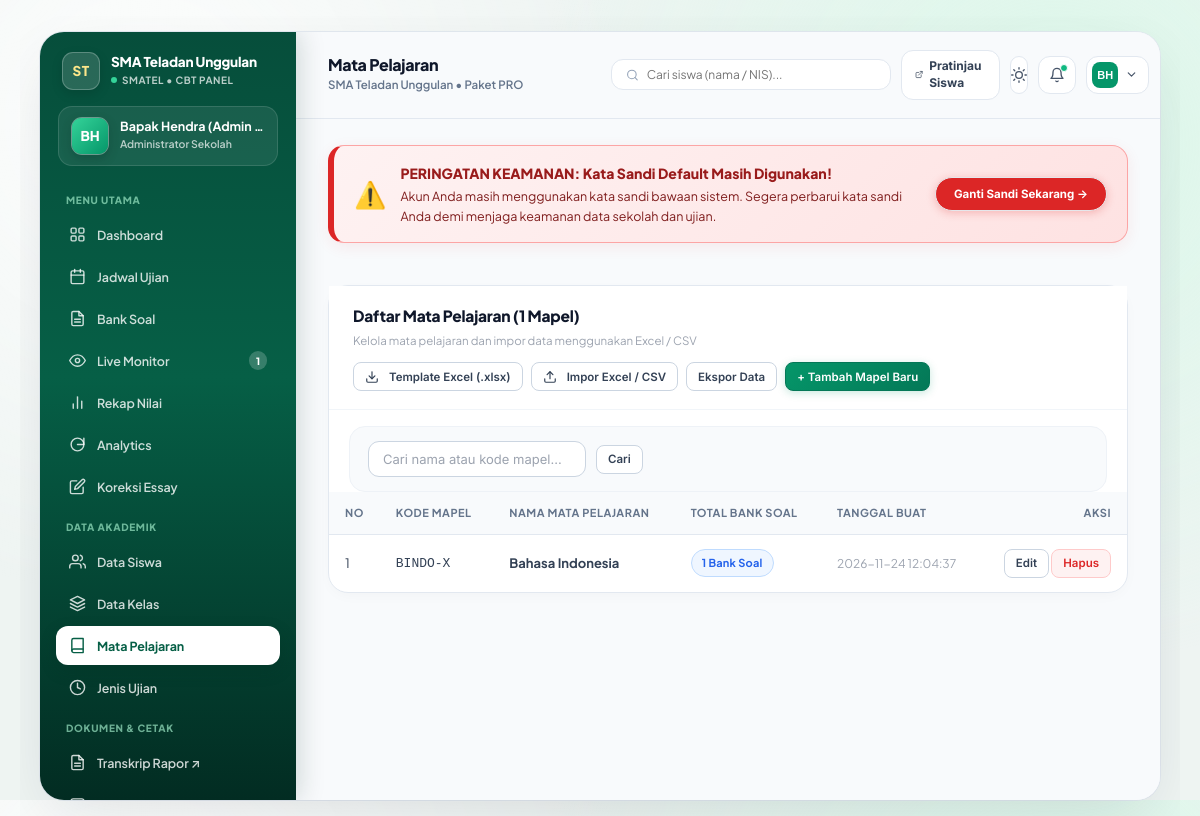
The app's page /admin/subjects.php (signed in) with its own data.
### tables this page shows
CREATE TABLE `tenants` (
    `id` INT AUTO_INCREMENT PRIMARY KEY,
    `code` VARCHAR(30) NOT NULL UNIQUE,
    `slug` VARCHAR(60) NOT NULL UNIQUE,
    `subdomain` VARCHAR(60) NULL,
    `name` VARCHAR(150) NOT NULL,
    `logo_url` VARCHAR(255) NULL,
    `logo` VARCHAR(500) NULL,
    `address` TEXT NULL,
    `phone` VARCHAR(30) NULL,
    `package` VARCHAR(50) NOT NULL DEFAULT 'pro',
    `student_quota` INT NOT NULL DEFAULT 500,
    `is_active` TINYINT(1) NOT NULL DEFAULT 1,
    `created_at` DATETIME NOT NULL DEFAULT CURRENT_TIMESTAMP
);

CREATE TABLE `subjects` (
    `id` INT AUTO_INCREMENT PRIMARY KEY,
    `tenant_id` INT NOT NULL,
    `code` VARCHAR(20) NULL,
    `name` VARCHAR(100) NOT NULL,
    `created_at` DATETIME NOT NULL DEFAULT CURRENT_TIMESTAMP,
    INDEX `idx_subjects_tenant` (`tenant_id`),
    CONSTRAINT `fk_subjects_tenant` FOREIGN KEY (`tenant_id`) REFERENCES `tenants` (`id`) ON DELETE CASCADE
);

### admin/subjects.php (the view, shortened to what the rows shown need)
<?php
$pageTitle = "Mata Pelajaran";
require_once __DIR__ . '/_bootstrap.php';
$countParams = ['tenant_id' => $tenantId];
$countSql = "SELECT COUNT(*) FROM subjects WHERE tenant_id = :tenant_id";
$totalSubjects = (int)Database::fetchColumn($countSql, $countParams);
$pg = Helper::paginate($totalSubjects, 15);
$listParams = ['tenant_id' => $tenantId];
$listSql = "SELECT s.*, COUNT(qb.id) as total_banks
     FROM subjects s
     LEFT JOIN question_banks qb ON qb.subject_id = s.id
     WHERE s.tenant_id = :tenant_id";
$listSql .= " GROUP BY s.id ORDER BY s.name ASC LIMIT " . (int)$pg['per_page'] . " OFFSET " . (int)$pg['offset'];
$subjects = Database::fetchAll($listSql, $listParams);
require_once __DIR__ . '/header.php';
?>
<div class="card">
    <div class="card-header" style="flex-wrap: wrap; gap: 12px;">
        <div>
            <h3 class="card-title" style="margin: 0;">Daftar Mata Pelajaran (<?= $totalSubjects ?> Mapel)</h3>
            <p style="font-size: 11.5px; color: var(--text-muted); margin: 3px 0 0 0;">Kelola mata pelajaran dan impor data menggunakan Excel / CSV</p>
        </div>
    </div>
    <div class="card-body" style="padding: 0;">
        <?php if (empty($subjects)): ?>
            <div style="padding: 48px 20px; text-align: center; color: var(--text-muted);">
                <div style="margin-bottom: 12px;">
                    <svg width="44" height="44" viewBox="0 0 24 24" fill="none" stroke="#94a3b8" stroke-width="1.5" stroke-linecap="round" stroke-linejoin="round"><path d="M4 19.5A2.5 2.5 0 0 1 6.5 17H20"></path><path d="M6.5 2H20v20H6.5A2.5 2.5 0 0 1 4 19.5v-15A2.5 2.5 0 0 1 6.5 2z"></path></svg>
                </div>
                <div style="font-weight: 700; color: #1e293b; font-size: 15px; margin-bottom: 4px;">Belum Ada Mata Pelajaran Terdaftar</div>
                <div style="font-size: 12.5px; margin-bottom: 18px;">Gunakan template Excel untuk menambahkan mapel sekaligus, atau tambah manual satu per satu.</div>
                <div style="display: flex; gap: 10px; justify-content: center; flex-wrap: wrap;">
                    <a href="subjects.php?template=xlsx" class="btn btn-outline btn-sm">Unduh Template Excel</a>
                    <button type="button" class="btn btn-outline btn-sm" onclick="document.getElementById('modalImportSubjects').classList.add('show')">Impor File Excel</button>
                    <button type="button" class="btn btn-primary btn-sm" onclick="document.getElementById('modalAddSubject').classList.add('show')">+ Tambah Mapel</button>
                </div>
            </div>
        <?php else: ?>
            <div class="table-responsive">
                <table class="table">
                    <thead>
                        <tr>
                            <th style="width: 50px;">No</th>
                            <th>Kode Mapel</th>
                            <th>Nama Mata Pelajaran</th>
                            <th>Total Bank Soal</th>
                            <th>Tanggal Buat</th>
                            <th style="text-align: right;">Aksi</th>
                        </tr>
                    </thead>
                    <tbody>
                        <?php foreach ($subjects as $idx => $s): ?>
                            <tr>
                                <td><?= $pg['offset'] + $idx + 1 ?></td>
                                <td><code><?= htmlspecialchars($s['code'] ?: '-') ?></code></td>
                                <td><b><?= htmlspecialchars($s['name']) ?></b></td>
                                <td><span class="badge badge-primary"><?= (int)$s['total_banks'] ?> Bank Soal</span></td>
                                <td style="color: var(--text-muted); font-size: 12px;"><?= $s['created_at'] ?></td>
                                <td style="text-align: right; white-space: nowrap;">
                                    <a href="subjects.php?edit=<?= $s['id'] ?>" class="btn btn-outline btn-sm">Edit</a>
                                    <form method="POST" style="display: inline;" onsubmit="return confirm('Hapus mapel <?= htmlspecialchars(addslashes($s['name'])) ?>? Seluruh bank soal dan ujian terkait akan ikut terhapus.')">
                                        <button type="submit" class="btn btn-danger btn-sm">Hapus</button>
                                    </form>
                                </td>
                            </tr>
                        <?php endforeach; ?>
                    </tbody>
                </table>
            </div>
        <?php endif; ?>
    </div>
</div>
<?php require_once __DIR__ . '/footer.php'; ?>

### admin/header.php (shortened to what the rows shown need)
<?php
require_once __DIR__ . '/../core/Database.php';
require_once __DIR__ . '/../core/Tenant.php';
require_once __DIR__ . '/../core/Helper.php';
$school = Tenant::get();
$ssoConfigFile = __DIR__ . '/../config/sso.php';
$ssoConfig = file_exists($ssoConfigFile) ? (require $ssoConfigFile) : [];
$isLocalHost = in_array($_SERVER['HTTP_HOST'] ?? 'localhost', ['localhost', '127.0.0.1'], true)
    || strpos($_SERVER['HTTP_HOST'] ?? '', 'localhost:') === 0
    || substr($_SERVER['HTTP_HOST'] ?? '', -5) === '.test';
$portalBaseUrl = rtrim((string)($ssoConfig['sso_server_url'] ?? ($isLocalHost ? 'http://localhost/veyraeducate/public' : 'https://veyracreative.site')), '/');
$portalDashboardUrl = $portalBaseUrl . '/dashboard';
?>
<!DOCTYPE html>
<html lang="id">
<head>
    <link rel="stylesheet" href="../assets/css/style.css?v=<?= filemtime(__DIR__ . '/../assets/css/style.css') ?>">
</head>
<body class="admin-fan-page">
<div class="fan-app-canvas">
    <aside class="fan-sidebar" id="fanSidebar">
        <div>
            <div class="fan-sidebar-brand-row">
                <a href="<?= htmlspecialchars($portalDashboardUrl) ?>" class="fan-sidebar-brand" style="display: flex; align-items: center; gap: 11px; text-decoration: none; color: inherit; min-width: 0; flex: 1;" title="Kembali ke Portal Veyra: <?= htmlspecialchars($school['name'] ?? 'CBT Online') ?>">
                    <div style="min-width: 0; flex: 1;">
                        <div style="font-size: 13.5px; font-weight: 800; letter-spacing: -0.2px; line-height: 1.25; overflow: hidden; text-overflow: ellipsis; white-space: nowrap;" title="<?= htmlspecialchars($school['name'] ?? 'CBT Online') ?>">
                            <?= htmlspecialchars($school['name'] ?? 'CBT Online') ?>
                        </div>
                        <div style="font-size: 10px; color: rgba(255, 255, 255, 0.72); font-weight: 700; margin-top: 2px; text-transform: uppercase; letter-spacing: 0.5px; display: flex; align-items: center; gap: 5px;">
                            <span style="width: 6px; height: 6px; border-radius: 50%; background: #34d399; display: inline-block;"></span>
                            <span style="overflow: hidden; text-overflow: ellipsis; white-space: nowrap;"><?= htmlspecialchars($school['code']) ?> &bull; CBT Panel</span>
                        </div>
                    </div>
                </a>
            </div>
        </div>
    </aside>
    <main class="fan-main-content">
        <div class="fan-top-header">
            <div style="display: flex; align-items: center; gap: 14px; min-width: 0;">
                <div style="min-width: 0;">
                    <div style="font-size: 16px; font-weight: 800; color: #0f172a; letter-spacing: -0.3px; line-height: 1.2;">
                        <?= htmlspecialchars($pageTitle ?? 'Dashboard Admin') ?>
                    </div>
                    <div style="font-size: 11.5px; color: #64748b; font-weight: 600; margin-top: 2px; white-space: nowrap; overflow: hidden; text-overflow: ellipsis;">
                        <?= htmlspecialchars($school['name'] ?? 'CBT Online') ?> &bull; Paket <?= strtoupper(htmlspecialchars($school['package'] ?? 'PRO')) ?>
                    </div>
                </div>
            </div>
        </div>

### records on screen
tenants: name "SMA Teladan Unggulan", code "SMATEL", package "PRO", id "1"
subjects: $pg['offset'] + $idx + 1 "1", code "BINDO-X", name "Bahasa Indonesia", total_banks "1", created_at "2026-11-24 12:04:37"

### other values on screen
$schoolInitials "ST"
$initials "BH"
$user['name'] "Bapak Hendra (Admin…"
count($notifExams) "1"
$pageTitle "Mata Pelajaran"
